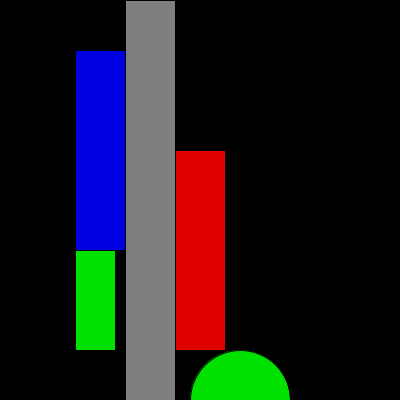
Frame 1 (no input)
Frame 60 (the mouse pressed at the canvas centre just before this capture): identical to frame 1, image omitted
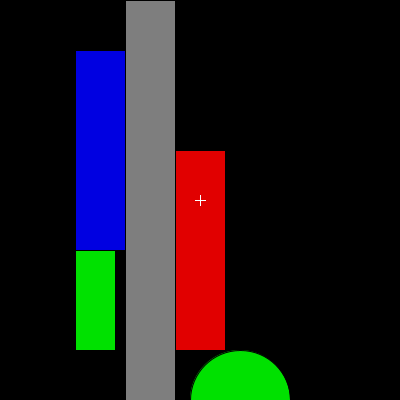
Frame 120 (the mouse held since frame 60 and released just before this capture)

The Processing sketch that drew these frames (run headless with seeded random() and noise(); from frame 60 on, the mouse is pressed at the canvas centre):

// Processing sketch: processing_3924
// ── processing_3924.pde


void setup() {
  size(400, 400);
 
  background(0);
  fill(225, 0, 0);
  rect(175, 150, 50, 200);
  fill(126);
  rect(125, 0, 50, 400);
  fill(0, 225, 0);
  rect(75, 250, 40, 100);
  fill(0, 0, 225);
  rect(75, 50, 50, 200);
  fill(0, 225, 0);
  ellipse(240, 400, 100, 100);
}



void draw() {
  if(mousePressed) {
    stroke(255);
  } else {
    stroke(0);
 
  }
  line(mouseX-5, mouseY, mouseX+5, mouseY);
  line(mouseX, mouseY-5, mouseX, mouseY+5); 
  
  
}
